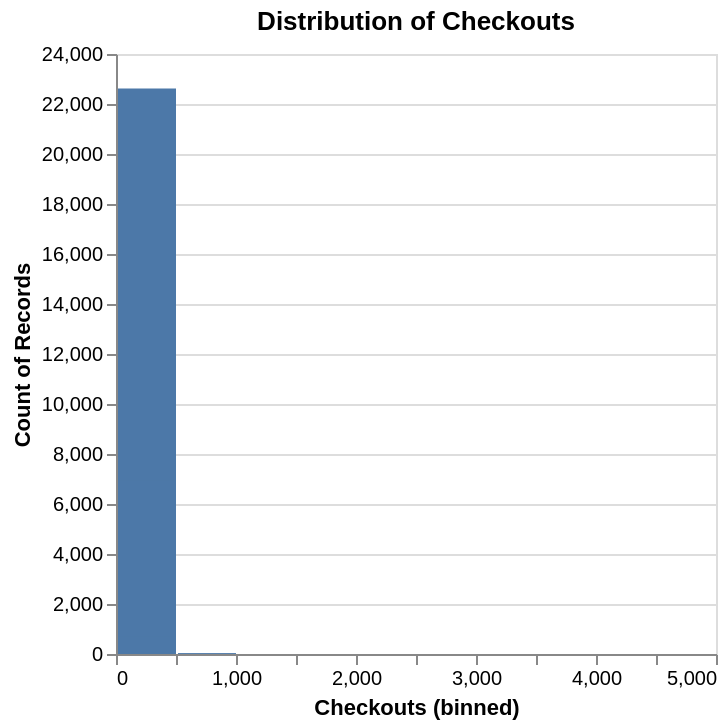

This figure's notebook cell:
### Markdown cell above
## TASK 1: Visualize at least two different columns from the `seattle_df` dataframe

Here, we visualize the 'Checkouts' distribution using a bar chart and the 'UsageClass' counts also using a bar chart. These visualizations demonstrate basic data distribution and categorical counts.

### Code cell
import altair as alt

# Visualization 1: Distribution of Checkouts
chart_checkouts_task1 = alt.Chart(seattle_df).mark_bar().encode(
    alt.X('Checkouts', bin=True),
    y='count()',
    tooltip=['Checkouts', 'count()']
).properties(
    title='Distribution of Checkouts'
).interactive()

display(chart_checkouts_task1)

### Figure 1 — Vega specification as saved in the notebook (floating-point values rounded to 4 significant figures; data arrays with more than 128 entries replaced by an {"elided": "..."} marker saying what was removed)
{"$schema": "https://vega.github.io/schema/vega/v5.json", "data": [{"name": "param_9_store"}, {"name": "source_0", "values": {"elided": "719 records"}}, {"name": "source_0_y_domain___count", "values": [{"min": 1, "max": 22622}]}], "signals": [{"name": "bin_maxbins_10_Checkouts_bins", "value": {"fields": ["Checkouts"], "fname": "bin_Checkouts", "start": 0.0, "step": 500.0, "stop": 5000.0}}, {"name": "unit", "value": {}, "on": [{"events": "pointermove", "update": "isTuple(group()) ? group() : unit"}]}, {"name": "param_9", "update": "vlSelectionResolve(\"param_9_store\", \"union\")"}, {"name": "param_9_Checkouts", "on": [{"events": [{"source": "view", "type": "dblclick"}], "update": "null"}, {"events": {"signal": "param_9_translate_delta"}, "update": "panLinear(param_9_translate_anchor.extent_x, -param_9_translate_delta.x / width)"}, {"events": {"signal": "param_9_zoom_delta"}, "update": "zoomLinear(domain(\"x\"), param_9_zoom_anchor.x, param_9_zoom_delta)"}]}, {"name": "param_9_tuple", "on": [{"events": [{"signal": "param_9_Checkouts"}], "update": "param_9_Checkouts ? {unit: \"\", fields: param_9_tuple_fields, values: [param_9_Checkouts]} : null"}]}, {"name": "param_9_tuple_fields", "value": [{"field": "Checkouts", "channel": "x", "type": "R"}]}, {"name": "param_9_translate_anchor", "value": {}, "on": [{"events": [{"source": "scope", "type": "pointerdown"}], "update": "{x: x(unit), y: y(unit), extent_x: domain(\"x\")}"}]}, {"name": "param_9_translate_delta", "value": {}, "on": [{"events": [{"source": "window", "between": [{"source": "scope", "type": "pointerdown"}, {"source": "window", "type": "pointerup"}], "consume": true, "type": "pointermove"}], "update": "{x: param_9_translate_anchor.x - x(unit), y: param_9_translate_anchor.y - y(unit)}"}]}, {"name": "param_9_zoom_anchor", "on": [{"events": [{"source": "scope", "type": "wheel", "consume": true}], "update": "{x: invert(\"x\", x(unit)), y: invert(\"y\", y(unit))}"}]}, {"name": "param_9_zoom_delta", "on": [{"events": [{"source": "scope", "consume": true, "type": "wheel"}], "update": "pow(1.001, event.deltaY * pow(16, event.deltaMode))", "force": true}]}, {"name": "param_9_modify", "on": [{"events": {"signal": "param_9_tuple"}, "update": "modify(\"param_9_store\", param_9_tuple, true)"}]}], "marks": [{"type": "rect", "name": "marks", "from": {"data": "source_0"}, "encode": {"update": {"y2": {"value": 0, "scale": "y"}, "y": {"field": "__count", "scale": "y"}, "tooltip": {"signal": "{\"Checkouts\": format(datum[\"Checkouts\"], \"\"), \"Count of Records\": format(datum[\"__count\"], \"\")}"}, "fill": {"value": "#4c78a8"}, "x2": {"field": "bin_maxbins_10_Checkouts", "scale": "x", "offset": {"signal": "0.5 + (abs(scale(\"x\", datum[\"bin_maxbins_10_Checkouts_end\"]) - scale(\"x\", datum[\"bin_maxbins_10_Checkouts\"])) < 0.25 ? -0.5 * (0.25 - (abs(scale(\"x\", datum[\"bin_maxbins_10_Checkouts_end\"]) - scale(\"x\", datum[\"bin_maxbins_10_Checkouts\"])))) : 0.5)"}}, "x": {"field": "bin_maxbins_10_Checkouts_end", "scale": "x", "offset": {"signal": "0.5 + (abs(scale(\"x\", datum[\"bin_maxbins_10_Checkouts_end\"]) - scale(\"x\", datum[\"bin_maxbins_10_Checkouts\"])) < 0.25 ? 0.5 * (0.25 - (abs(scale(\"x\", datum[\"bin_maxbins_10_Checkouts_end\"]) - scale(\"x\", datum[\"bin_maxbins_10_Checkouts\"])))) : -0.5)"}}}}, "interactive": true, "style": ["bar"], "clip": true}], "scales": [{"name": "x", "type": "linear", "domain": {"signal": "[bin_maxbins_10_Checkouts_bins.start, bin_maxbins_10_Checkouts_bins.stop]"}, "range": [0, {"signal": "width"}], "bins": {"signal": "bin_maxbins_10_Checkouts_bins"}, "domainRaw": {"signal": "param_9[\"Checkouts\"]"}, "zero": false}, {"name": "y", "type": "linear", "domain": [{"signal": "(data(\"source_0_y_domain___count\")[0] || {}).min"}, {"signal": "(data(\"source_0_y_domain___count\")[0] || {}).max"}], "range": [{"signal": "height"}, 0], "nice": true, "zero": true}], "axes": [{"scale": "y", "orient": "left", "ticks": false, "zindex": 0, "aria": false, "labels": false, "maxExtent": 0, "domain": false, "minExtent": 0, "gridScale": "x", "tickCount": {"signal": "ceil(height/40)"}, "grid": true}, {"scale": "x", "grid": false, "zindex": 0, "labelOverlap": true, "tickCount": {"signal": "ceil(width/10)"}, "labelFlush": true, "orient": "bottom", "title": "Checkouts (binned)"}, {"scale": "y", "tickCount": {"signal": "ceil(height/40)"}, "grid": false, "orient": "left", "title": "Count of Records", "labelOverlap": true, "zindex": 0}], "title": {"text": "Distribution of Checkouts", "frame": "group"}, "padding": 5, "style": "cell", "width": 300, "background": "white", "height": 300}
